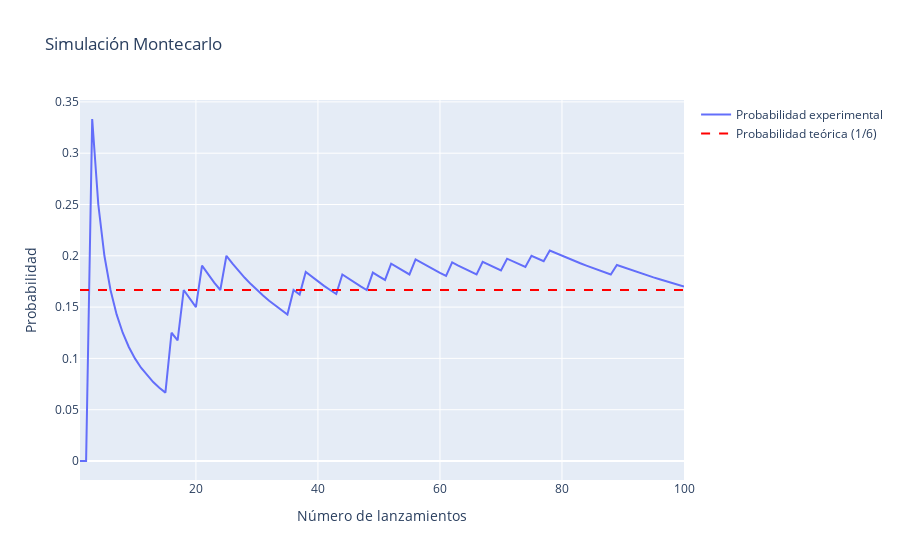

Notebook cell for this chart:
### Markdown cell above
## Convergencia de la probabilidad

Para visualizar la convergencia (ley de los grandes números), se puede seguir la probabilidad experimental acumulada de una sola cara y compararla con la probabilidad teórica $1/6$.

### Code cell
THEORETICAL_P = 1 / 6
FACE = 1
experimental_p_trace = np.cumsum(rolls == FACE) / np.arange(1, N_ROLLS + 1)
x_values = tuple(range(1, N_ROLLS + 1))

fig = go.Figure()
fig.add_trace(
    go.Scatter(x=x_values, y=experimental_p_trace, name="Probabilidad experimental")
)
fig.add_trace(
    go.Scatter(
        x=x_values,
        y=[THEORETICAL_P] * len(experimental_p_trace),
        name="Probabilidad teórica (1/6)",
        line=dict(dash="dash", color="red"),
    )
)
fig.update_layout(
    title="Simulación Montecarlo",
    xaxis_title="Número de lanzamientos",
    yaxis_title="Probabilidad",
    hovermode="x unified",
)
fig.show()

print(f"Probabilidad teórica = {THEORETICAL_P}")
print(f"Probabilidad experimental final = {experimental_p_trace[-1]}")
print(f"Error = {abs(experimental_p_trace[-1] - THEORETICAL_P)}")

### Figure 1 — Plotly figure (JSON) as saved in the notebook; plotly's stock layout.template omitted (floating-point values rounded to 4 significant figures)
{"data": [{"name": "Probabilidad experimental", "type": "scatter", "x": [1, 2, 3, 4, 5, 6, 7, 8, 9, 10, 11, 12, 13, 14, 15, 16, 17, 18, 19, 20, 21, 22, 23, 24, 25, 26, 27, 28, 29, 30, 31, 32, 33, 34, 35, 36, 37, 38, 39, 40, 41, 42, 43, 44, 45, 46, 47, 48, 49, 50, 51, 52, 53, 54, 55, 56, 57, 58, 59, 60, 61, 62, 63, 64, 65, 66, 67, 68, 69, 70, 71, 72, 73, 74, 75, 76, 77, 78, 79, 80, 81, 82, 83, 84, 85, 86, 87, 88, 89, 90, 91, 92, 93, 94, 95, 96, 97, 98, 99, 100], "y": [0.0, 0.0, 0.3333, 0.25, 0.2, 0.1667, 0.1429, 0.125, 0.1111, 0.1, 0.09091, 0.08333, 0.07692, 0.07143, 0.06667, 0.125, 0.1176, 0.1667, 0.1579, 0.15, 0.1905, 0.1818, 0.1739, 0.1667, 0.2, 0.1923, 0.1852, 0.1786, 0.1724, 0.1667, 0.1613, 0.1562, 0.1515, 0.1471, 0.1429, 0.1667, 0.1622, 0.1842, 0.1795, 0.175, 0.1707, 0.1667, 0.1628, 0.1818, 0.1778, 0.1739, 0.1702, 0.1667, 0.1837, 0.18, 0.1765, 0.1923, 0.1887, 0.1852, 0.1818, 0.1964, 0.193, 0.1897, 0.1864, 0.1833, 0.1803, 0.1935, 0.1905, 0.1875, 0.1846, 0.1818, 0.194, 0.1912, 0.1884, 0.1857, 0.1972, 0.1944, 0.1918, 0.1892, 0.2, 0.1974, 0.1948, 0.2051, 0.2025, 0.2, 0.1975, 0.1951, 0.1928, 0.1905, 0.1882, 0.186, 0.1839, 0.1818, 0.191, 0.1889, 0.1868, 0.1848, 0.1828, 0.1809, 0.1789, 0.1771, 0.1753, 0.1735, 0.1717, 0.17]}, {"line": {"color": "red", "dash": "dash"}, "name": "Probabilidad teórica (1/6)", "type": "scatter", "x": [1, 2, 3, 4, 5, 6, 7, 8, 9, 10, 11, 12, 13, 14, 15, 16, 17, 18, 19, 20, 21, 22, 23, 24, 25, 26, 27, 28, 29, 30, 31, 32, 33, 34, 35, 36, 37, 38, 39, 40, 41, 42, 43, 44, 45, 46, 47, 48, 49, 50, 51, 52, 53, 54, 55, 56, 57, 58, 59, 60, 61, 62, 63, 64, 65, 66, 67, 68, 69, 70, 71, 72, 73, 74, 75, 76, 77, 78, 79, 80, 81, 82, 83, 84, 85, 86, 87, 88, 89, 90, 91, 92, 93, 94, 95, 96, 97, 98, 99, 100], "y": [0.1667, 0.1667, 0.1667, 0.1667, 0.1667, 0.1667, 0.1667, 0.1667, 0.1667, 0.1667, 0.1667, 0.1667, 0.1667, 0.1667, 0.1667, 0.1667, 0.1667, 0.1667, 0.1667, 0.1667, 0.1667, 0.1667, 0.1667, 0.1667, 0.1667, 0.1667, 0.1667, 0.1667, 0.1667, 0.1667, 0.1667, 0.1667, 0.1667, 0.1667, 0.1667, 0.1667, 0.1667, 0.1667, 0.1667, 0.1667, 0.1667, 0.1667, 0.1667, 0.1667, 0.1667, 0.1667, 0.1667, 0.1667, 0.1667, 0.1667, 0.1667, 0.1667, 0.1667, 0.1667, 0.1667, 0.1667, 0.1667, 0.1667, 0.1667, 0.1667, 0.1667, 0.1667, 0.1667, 0.1667, 0.1667, 0.1667, 0.1667, 0.1667, 0.1667, 0.1667, 0.1667, 0.1667, 0.1667, 0.1667, 0.1667, 0.1667, 0.1667, 0.1667, 0.1667, 0.1667, 0.1667, 0.1667, 0.1667, 0.1667, 0.1667, 0.1667, 0.1667, 0.1667, 0.1667, 0.1667, 0.1667, 0.1667, 0.1667, 0.1667, 0.1667, 0.1667, 0.1667, 0.1667, 0.1667, 0.1667]}], "layout": {"hovermode": "x unified", "title": {"text": "Simulación Montecarlo"}, "xaxis": {"title": {"text": "Número de lanzamientos"}}, "yaxis": {"title": {"text": "Probabilidad"}}}}
